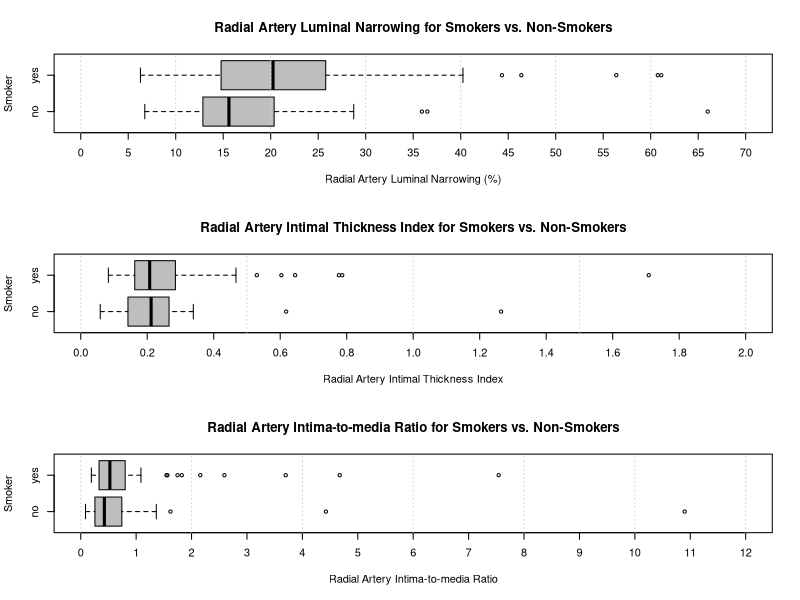

Recreate this plot in R.
# Case Study 1 - Study of Graft Arteries
# Angus Robertson
# 22 July 2017
# Packages: data.table, 

library(data.table)

# Import data file from csv and clean data
data <- read.csv('artery030510.csv', header=T)

  #Remove unused columns and rows
  data <- subset(data, select = -c(X, X.1, X.2, X.3))
  data <- data[!apply(is.na(data) | data == '', 1, all), ]
  
  #Fix column names
  setnames(data, old=c("RA...luminal.narrowing",         
                       "RA..Intimal.thickness.index",
                       "RA.Intima.to.media.ratio",     
                       "ITA...luminal.narrowing",        
                       "ITA..Intimal.thickness.index",    
                       "ITA.Intima.to.media.ratio",    
                       "RA.DLI",       
                       "RA.IEL.area",                      
                       "RA.Intimal.area",                  
                       "RA.Medial.area",                   
                       "RA.Intimal.width",                 
                       "RA.Medial.width",                  
                       "ITA.DLI",                      
                       "ITA.IEL.area",                     
                       "ITA.Intimal.area",                 
                       "ITA.Medial.area",                
                       "ITA.Intimal.width",                
                       "ITA.Medial.width"), 
                new=c("RA.Luminal.narrowing.(%)",
                      "RA.Intimal.thickness.index",
                      "RA.Intima-to-media.ratio",
                      "ITA.Luminal.narrowing.(%)",
                      "ITA.Intimal.thickness.index",
                      "ITA.Initma-to-media.ratio",
                      "RA.DLI.(mm)",
                      "RA.IEL.area.(mm^2)",
                      "RA.Intimal.area.(mm^2)",
                      "RA.Medial.area.(mm^2)",                   
                      "RA.Intimal.width.(mm)",                 
                      "RA.Medial.width.(mm)",                  
                      "ITA.DLI.(mm)",                      
                      "ITA.IEL.area.(mm^2)",                     
                      "ITA.Intimal.area.(mm^2)",                 
                      "ITA.Medial.area.(mm^2)",                
                      "ITA.Intimal.width.(mm)",                
                      "ITA.Medial.width.(mm)"
                      ))
  
  #Fix data types
  data$Age <- as.numeric(data$Age)

  data$Gender <- as.factor(data$Gender)
  data$Diabetes <- as.factor(data$Diabetes)
  data$Ever.smoked <- as.factor(data$Ever.smoked)
  data$PVD <- as.factor(data$PVD)
  data$CVD <- as.factor(data$CVD)
  data$Hypertension <- as.factor(data$Hypertension)
  data$RA.medial.calcification <- as.factor(data$RA.medial.calcification)
  data$ITA.intimal.abnormality <- as.factor(data$ITA.intimal.abnormality)
  data$RA.intimal.abnormality <- as.factor(data$RA.intimal.abnormality)
  
  levels(data$Gender) <- c('female', 'male')
  levels(data$Diabetes) <- c('no', 'yes')
  levels(data$Ever.smoked) <- c('no', 'yes')
  levels(data$PVD) <- c('no', 'yes')
  levels(data$CVD) <- c('no', 'yes')
  levels(data$Hypertension) <- c('no', 'yes')
  levels(data$RA.medial.calcification) <- c('no', 'yes')
  levels(data$RA.intimal.abnormality) <- c('normal', 'intimal thickening', 'atherosclerosis')
  levels(data$ITA.intimal.abnormality) <- c('normal', 'intimal thickening', 'atherosclerosis')
  
  #Export fixed csv 
  write.csv(data, 'question1CSV.csv')
  
  # --------------------------------------------------------------------------------------------
  
  # part (b) - boxplot display of RA luminal narrowing, intimal thickness and intima-media ratio depending on ever smoked
  par(mfrow=c(3,1))
  boxplot(data$"RA.Luminal.narrowing.(%)" ~ data$Ever.smoked, 
          data=data,
          main="Radial Artery Luminal Narrowing for Smokers vs. Non-Smokers",
          ylab="Smoker",
          xlab="Radial Artery Luminal Narrowing (%)",
          col="grey",
          ylim = c(0, 70),
          pars = list(xaxp = c(0, 70, 14)),
          horizontal=T)
  grid(nx = NULL, ny= NA)
  boxplot(data$RA.Intimal.thickness.index ~ data$Ever.smoked, 
          data=data,
          main="Radial Artery Intimal Thickness Index for Smokers vs. Non-Smokers",
          ylab="Smoker",
          xlab="Radial Artery Intimal Thickness Index",
          col="grey",
          ylim = c(0, 2),
          pars = list(xaxp = c(0, 2, 10)),
          horizontal=T)
  grid(nx = NULL, ny= NA)
  boxplot(data$"RA.Intima-to-media.ratio" ~ data$Ever.smoked, 
          data=data,
          main="Radial Artery Intima-to-media Ratio for Smokers vs. Non-Smokers",
          ylab="Smoker",
          xlab="Radial Artery Intima-to-media Ratio",
          col="grey",
          ylim = c(0, 12),
          pars = list(xaxp = c(0, 12, 12)),
          horizontal=T)
  grid(nx = NULL, ny= NA)
  par(mfrow=c(1,1))
  
  # part (c) - boxplot display of 
  t.test(data$"RA.Luminal.narrowing.(%)" ~ data$Ever.smoked, var.equal=T, conf.level=0.95)
  t.test(data$RA.Intimal.thickness.index ~ data$Ever.smoked, var.equal=T, conf.level=0.95)
  t.test(data$"RA.Intima-to-media.ratio" ~ data$Ever.smoked, var.equal=T, conf.level=0.95)